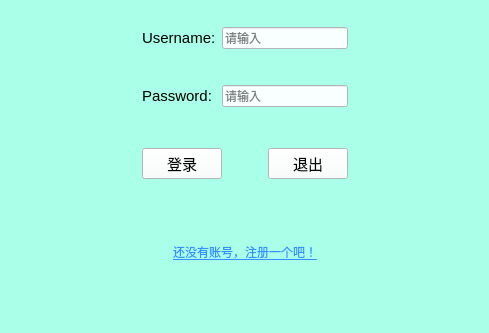
<?xml version="1.0" encoding="UTF-8"?>
<ui version="4.0">
 <class>MainWindow</class>
 <widget class="QMainWindow" name="MainWindow">
  <property name="geometry">
   <rect>
    <x>0</x>
    <y>0</y>
    <width>489</width>
    <height>333</height>
   </rect>
  </property>
  <property name="windowTitle">
   <string>LoginWidget</string>
  </property>
  <property name="styleSheet">
   <string notr="true">background-color: rgb(169, 255, 231);</string>
  </property>
  <widget class="QWidget" name="centralwidget">
   <layout class="QHBoxLayout" name="horizontalLayout">
    <item>
     <spacer name="horizontalSpacer_2">
      <property name="orientation">
       <enum>Qt::Horizontal</enum>
      </property>
      <property name="sizeHint" stdset="0">
       <size>
        <width>76</width>
        <height>20</height>
       </size>
      </property>
     </spacer>
    </item>
    <item>
     <widget class="QWidget" name="widget_4" native="true">
      <layout class="QGridLayout" name="gridLayout_4">
       <item row="0" column="0">
        <widget class="QWidget" name="widget_3" native="true">
         <layout class="QGridLayout" name="gridLayout_3">
          <item row="0" column="0">
           <widget class="QLabel" name="LBuser">
            <property name="font">
             <font>
              <family>Arial</family>
              <pointsize>11</pointsize>
             </font>
            </property>
            <property name="text">
             <string>Username:</string>
            </property>
           </widget>
          </item>
          <item row="2" column="1">
           <widget class="QLineEdit" name="editPassword">
            <property name="styleSheet">
             <string notr="true">background-color: rgb(249, 254, 255);</string>
            </property>
            <property name="echoMode">
             <enum>QLineEdit::Password</enum>
            </property>
            <property name="placeholderText">
             <string>请输入</string>
            </property>
           </widget>
          </item>
          <item row="0" column="1">
           <widget class="QLineEdit" name="editUsername">
            <property name="styleSheet">
             <string notr="true">background-color: rgb(249, 254, 255);</string>
            </property>
            <property name="placeholderText">
             <string>请输入</string>
            </property>
           </widget>
          </item>
          <item row="2" column="0">
           <widget class="QLabel" name="LBpass">
            <property name="font">
             <font>
              <family>Arial</family>
              <pointsize>11</pointsize>
             </font>
            </property>
            <property name="text">
             <string>Password:</string>
            </property>
           </widget>
          </item>
          <item row="1" column="0">
           <spacer name="verticalSpacer">
            <property name="orientation">
             <enum>Qt::Vertical</enum>
            </property>
            <property name="sizeType">
             <enum>QSizePolicy::Fixed</enum>
            </property>
            <property name="sizeHint" stdset="0">
             <size>
              <width>20</width>
              <height>30</height>
             </size>
            </property>
           </spacer>
          </item>
         </layout>
        </widget>
       </item>
       <item row="1" column="0">
        <widget class="QWidget" name="widget" native="true">
         <layout class="QGridLayout" name="gridLayout">
          <item row="0" column="0">
           <widget class="QPushButton" name="BtnLogin">
            <property name="font">
             <font>
              <family>Arial</family>
              <pointsize>11</pointsize>
             </font>
            </property>
            <property name="styleSheet">
             <string notr="true">background-color: rgb(249, 254, 255);</string>
            </property>
            <property name="text">
             <string>登录</string>
            </property>
           </widget>
          </item>
          <item row="0" column="2">
           <widget class="QPushButton" name="BtnExit">
            <property name="font">
             <font>
              <family>Arial</family>
              <pointsize>11</pointsize>
             </font>
            </property>
            <property name="styleSheet">
             <string notr="true">background-color: rgb(249, 254, 255);</string>
            </property>
            <property name="text">
             <string>退出</string>
            </property>
           </widget>
          </item>
          <item row="0" column="1">
           <spacer name="horizontalSpacer">
            <property name="orientation">
             <enum>Qt::Horizontal</enum>
            </property>
            <property name="sizeHint" stdset="0">
             <size>
              <width>40</width>
              <height>20</height>
             </size>
            </property>
           </spacer>
          </item>
         </layout>
        </widget>
       </item>
       <item row="2" column="0">
        <widget class="QWidget" name="widget_2" native="true">
         <property name="styleSheet">
          <string notr="true">QPushButton#BtnCreate{
color:rgba(52, 144, 255 ,255);
border-radius:0px;
background-color:rgba(0, 0, 0, 0);
}</string>
         </property>
         <layout class="QGridLayout" name="gridLayout_2">
          <item row="0" column="0">
           <widget class="QPushButton" name="BtnCreate">
            <property name="minimumSize">
             <size>
              <width>190</width>
              <height>26</height>
             </size>
            </property>
            <property name="maximumSize">
             <size>
              <width>190</width>
              <height>26</height>
             </size>
            </property>
            <property name="font">
             <font>
              <family>Arial</family>
              <weight>50</weight>
              <bold>false</bold>
              <underline>true</underline>
              <kerning>false</kerning>
             </font>
            </property>
            <property name="focusPolicy">
             <enum>Qt::StrongFocus</enum>
            </property>
            <property name="contextMenuPolicy">
             <enum>Qt::CustomContextMenu</enum>
            </property>
            <property name="styleSheet">
             <string notr="true">QPushButton{
background-color: rgba(255, 255, 255, 0);
border:0px solid white;border-radius:10px;
}
 
QPushButton:hover{ 
background-color: rgba(255, 255, 255, 150);
border:2px solid white;border-radius:10px;
}
 
QPushButton:pressed{
background-color: rgba(255, 255, 255, 150);
border:2px solid white;border-radius:10px;
} 
</string>
            </property>
            <property name="text">
             <string>还没有账号，注册一个吧！</string>
            </property>
            <property name="checkable">
             <bool>false</bool>
            </property>
           </widget>
          </item>
         </layout>
        </widget>
       </item>
      </layout>
     </widget>
    </item>
    <item>
     <spacer name="horizontalSpacer_3">
      <property name="orientation">
       <enum>Qt::Horizontal</enum>
      </property>
      <property name="sizeHint" stdset="0">
       <size>
        <width>76</width>
        <height>20</height>
       </size>
      </property>
     </spacer>
    </item>
   </layout>
  </widget>
  <widget class="QMenuBar" name="menubar">
   <property name="geometry">
    <rect>
     <x>0</x>
     <y>0</y>
     <width>489</width>
     <height>26</height>
    </rect>
   </property>
  </widget>
  <widget class="QStatusBar" name="statusbar"/>
 </widget>
 <resources/>
 <connections/>
</ui>
